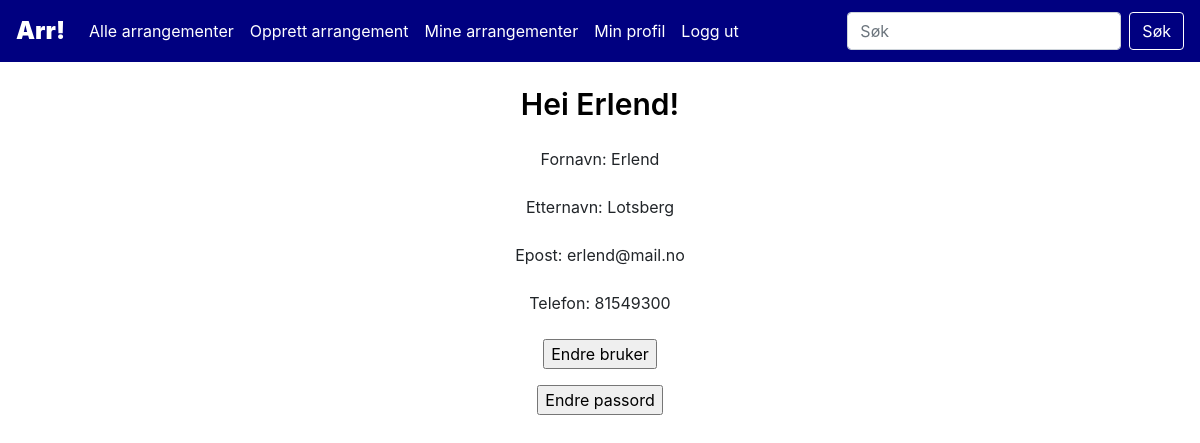
/minprofil.php (signed in), run on an earlier commit of the app's database.
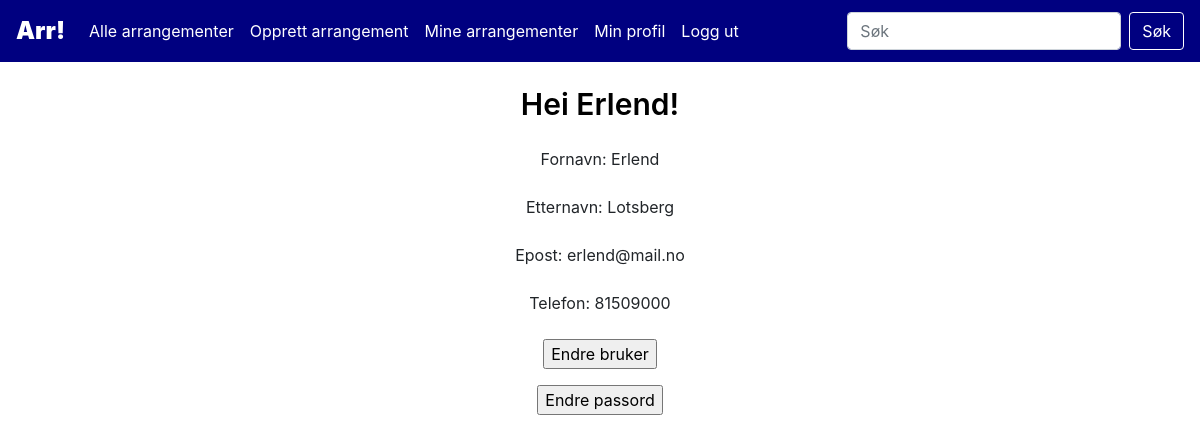
And on a later commit of the database.
### tables this page shows
CREATE TABLE `users` (
  `user_id` int(10) NOT NULL,
  `first_name` varchar(50) NOT NULL,
  `last_name` varchar(50) DEFAULT NULL,
  `email` varchar(100) NOT NULL,
  `phone` varchar(15) NOT NULL,
  `password` varchar(300) NOT NULL
);

### assets/lib/class.User.php (called while the page is built, shortened)
<?php
class User{
    function getUserInfo($userID){
        $dbConn = new DbConn();
        $conn = $dbConn->connect();
        $sql =
            "SELECT * FROM eventhandling.users
            WHERE user_id = $userID;";
        $result = $conn->query($sql);
        return $result;
    }
}

### minprofil.php (the view, shortened to what this page needs)
<?php
require __DIR__."/assets/inc/header.php";
require __DIR__."/assets/lib/class.User.php";
?>
<div class="main">
<div class="headline">
<text>Hei <?php echo $_SESSION['FIRSTNAME']?>!</text>
</div>
<?php
$user = new User();
$result = $user->getUserInfo($_SESSION['USER_ID']);
$thisUser = $result->fetch_object();
echo "
    <div class='user-info'>
    Fornavn: $thisUser->first_name<br><br>
    Etternavn: $thisUser->last_name<br><br>
    Epost: $thisUser->email<br><br>
    Telefon: $thisUser->phone<br><br>
    <form method='post' action='edituser.php'>
        <input type='submit' value='Endre bruker'>
    </form>
    <form method='post' action='editpassword.php'>
        <input type='submit' value='Endre passord'>
    </form>
    </div>";

What changed in the data, as far as the page shows it:
changed users "Erlend": phone "81549300" → "81509000"
